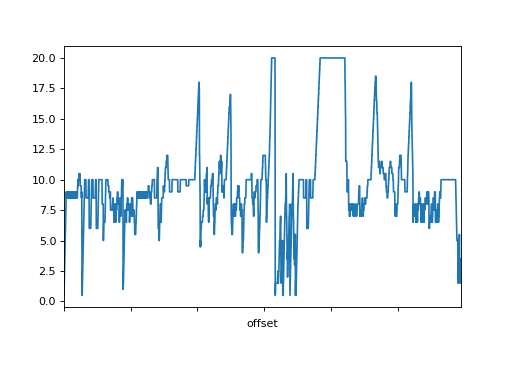

Generate this figure with Python:
from reamber.osu.OsuMapObj import OsuMapObj
import matplotlib.pyplot as plt

from reamber.algorithms.analysis.generic.rollingDensity import rollingDensity
import os

m = OsuMapObj()
m.readFile("PLANETSHAPER.osu")

rollingDensity(m.notes.hits().offsets(), rollingWindowS=2).plot()
plt.show()
